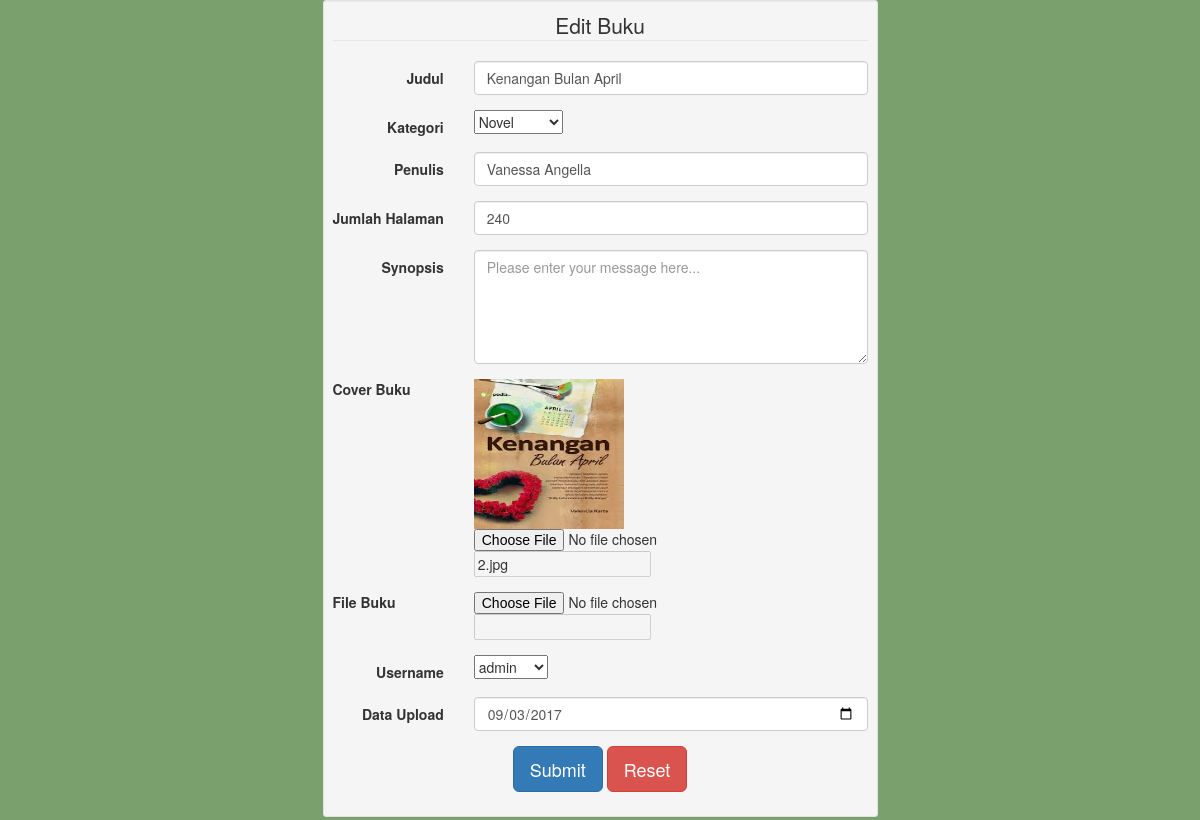
Screenshot of /on-admin/edit_buku.php?id=1 with the database file from the repository.
### tables this page shows
CREATE TABLE `buku` (
  `id` int(11) NOT NULL,
  `judul_buku` varchar(50) NOT NULL,
  `kategori` varchar(30) NOT NULL,
  `penulis` varchar(50) NOT NULL,
  `jumlah_halaman` int(6) NOT NULL,
  `sypnosis` varchar(255) NOT NULL,
  `cover` varchar(50) NOT NULL,
  `file_buku` varchar(100) NOT NULL,
  `username` varchar(200) NOT NULL,
  `data_upload` date NOT NULL
);

CREATE TABLE `kategori` (
  `id_kategori` int(11) NOT NULL,
  `kategori` varchar(255) NOT NULL
);

CREATE TABLE `users` (
  `id_user` int(10) UNSIGNED NOT NULL,
  `nama` varchar(200) NOT NULL,
  `username` varchar(200) NOT NULL,
  `password` text NOT NULL,
  `level_user` varchar(150) NOT NULL DEFAULT 'member'
);

### on-admin/edit_buku.php (the view, shortened to what this page needs)
<?php
include "config.php";
if(isset($_GET['id']))
{
	$id=$_GET['id'];
    $ambil=$dbconnect->query("select * from buku JOIN kategori ON buku.kategori=kategori.id_kategori JOIN users ON buku.username=users.id_user WHERE id=$id");
    $pecah=$ambil->fetch_assoc();
}
?>
<html>
  <link href="../assets/css/bootstrap.min.css" rel="stylesheet">
  <link href="../assets/css/tambah.css" rel="stylesheet">
<body>
<div class="container">
    <div class="row">
        <div class="col-md-6 col-md-offset-3">
            <div class="well well-sm">
                <form action="" method="POST" enctype="multipart/form-data" class="form-horizontal">
                    <legend class="text-center">Edit Buku</legend>
                    <div class="form-group">
                        <label class="col-md-3 control-label" for="judul">Judul</label>
                        <div class="col-md-9">
                            <input id="judul_buku" name="judul" type="text" placeholder="Judul Buku" class="form-control"  value="<?php echo $pecah['judul_buku']; ?>">
                        </div>
                    </div>
                    <div class="form-group">
                        <label class="col-md-3 control-label" for="kategori">Kategori</label>
                        <div class="col-md-9">
                            <select name="kategori" id="kategori">
                                            <option value="<?php echo $pecah['id_kategori']; ?>"><?php echo $pecah['kategori']; ?></option>
                                        </select>
                        </div>
                    </div>
                    <div class="form-group">
                        <label class="col-md-3 control-label" for="penulis">Penulis</label>
                        <div class="col-md-9">
                            <input id="penulis" name="penulis" type="text" placeholder="Penulis" class="form-control" value="<?php echo $pecah['penulis']; ?>">
                        </div>
                    </div>
                    <div class="form-group">
                        <label class="col-md-3 control-label" for="jumlah">Jumlah Halaman</label>
                        <div class="col-md-9">
                            <input id="jumlah" name="jumlah" type="jumlah" placeholder="Jumlah Halaman " class="form-control" value="<?php echo $pecah['jumlah_halaman']; ?>">
                        </div>
                    </div>
                    <div class="form-group">
                        <label class="col-md-3 control-label" for="synopsis">Synopsis</label>
                        <div class="col-md-9">
                            <textarea class="form-control" id="synopsis" name="synopsis" placeholder="Please enter your message here..." rows="5"><?php echo $pecah['synopsis']; ?></textarea>
                        </div>
                    </div>
                    <div class="form-group">
                        <label class="col-md-3 contol-label" for="image">Cover Buku</label>
                        <div class="col-md-9">
                            <img src="../cover_buku/<?php echo $pecah['cover']; ?>" id="uploadPreview" style="width: 150px; height: 150px;" /><br>
                            <input id="uploadImage" type="file" name="image" onchange="PreviewImage();"/>
                            <input type="text" name="" value="<?php echo $pecah['cover']; ?>" disabled>
                        </div>
                    </div>
                    <div class="form-group">
                        <label class="col-md-3 contol-label" for="file" value>File Buku</label>
                        <div class="col-md-9">
                            <input id="uploadImage" type="file" name="file"/>
                            <input type="text" name="" value="<?php echo $pecah['file_sbuku']; ?>" disabled>
                        </div>
                    </div>
                    <div class="form-group">
                        <label class="col-md-3 control-label" for="email">Username</label>
                        <div class="col-md-9">
                            <select name="username" id="username">
                                            <option value="<?php echo $pecah['id_user']; ?>"><?php echo $pecah['username']; ?></option>
                                        </select>
                        </div>
                    </div>
                    <div class="form-group">
                        <label class="col-md-3 control-label" for="email">Data Upload</label>
                        <div class="col-md-9">
                            <input id="date" name="date" type=date placeholder="yyyy-mm-dd" class="form-control" value="<?php echo $pecah['data_upload']; ?>">
                        </div>
                    </div>
                    <div class="form-group">
                        <div class="col-md-12 text-center">
                            <button type="submit" class="btn btn-primary btn-lg" name="submit">Submit</button>
                            <button type="reset" name="reset" class="btn btn-danger btn-lg">Reset</button>
                        </div>
                    </div>
                </form>
            </div>
        </div>
    </div>
</div>
</body>
</html>

### assets/css/tambah.css (style rules this page uses)
body { background-image: linear-gradient(#79a06d, #79a06d); }

### rows the page displays
buku: judul "Kenangan Bulan April", kategori "Novel", penulis "Vanessa Angella", jumlah "240", cover (picture), cover "2.jpg", username "admin", date "09/03/2017"
